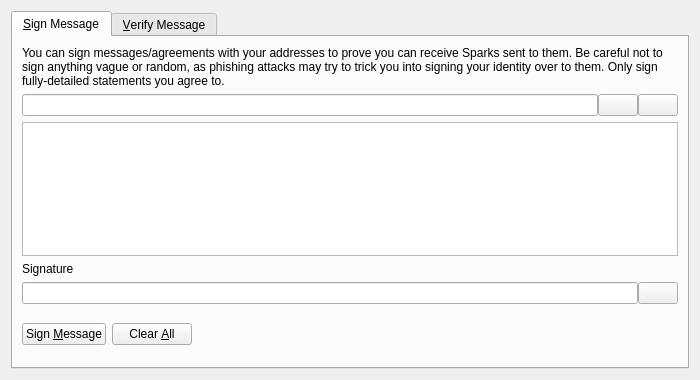
<?xml version="1.0" encoding="UTF-8"?>
<ui version="4.0">
 <class>SignVerifyMessageDialog</class>
 <widget class="QDialog" name="SignVerifyMessageDialog">
  <property name="geometry">
   <rect>
    <x>0</x>
    <y>0</y>
    <width>700</width>
    <height>380</height>
   </rect>
  </property>
  <property name="windowTitle">
   <string>Signatures - Sign / Verify a Message</string>
  </property>
  <property name="modal">
   <bool>true</bool>
  </property>
  <layout class="QVBoxLayout" name="verticalLayout">
   <item>
    <widget class="QTabWidget" name="tabWidget">
     <property name="currentIndex">
      <number>0</number>
     </property>
     <widget class="QWidget" name="tabSignMessage">
      <attribute name="title">
       <string>&amp;Sign Message</string>
      </attribute>
      <layout class="QVBoxLayout" name="verticalLayout_SM">
       <item>
        <widget class="QLabel" name="infoLabel_SM">
         <property name="text">
          <string>You can sign messages/agreements with your addresses to prove you can receive Sparks sent to them. Be careful not to sign anything vague or random, as phishing attacks may try to trick you into signing your identity over to them. Only sign fully-detailed statements you agree to.</string>
         </property>
         <property name="textFormat">
          <enum>Qt::PlainText</enum>
         </property>
         <property name="wordWrap">
          <bool>true</bool>
         </property>
        </widget>
       </item>
       <item>
        <layout class="QHBoxLayout" name="horizontalLayout_1_SM">
         <property name="spacing">
          <number>0</number>
         </property>
         <item>
          <widget class="QValidatedLineEdit" name="addressIn_SM">
           <property name="toolTip">
            <string>The Sparks address to sign the message with</string>
           </property>
          </widget>
         </item>
         <item>
          <widget class="QPushButton" name="addressBookButton_SM">
           <property name="toolTip">
            <string>Choose previously used address</string>
           </property>
           <property name="text">
            <string/>
           </property>
           <property name="shortcut">
            <string>Alt+A</string>
           </property>
           <property name="autoDefault">
            <bool>false</bool>
           </property>
          </widget>
         </item>
         <item>
          <widget class="QPushButton" name="pasteButton_SM">
           <property name="toolTip">
            <string>Paste address from clipboard</string>
           </property>
           <property name="text">
            <string/>
           </property>
           <property name="shortcut">
            <string>Alt+P</string>
           </property>
           <property name="autoDefault">
            <bool>false</bool>
           </property>
          </widget>
         </item>
        </layout>
       </item>
       <item>
        <widget class="QPlainTextEdit" name="messageIn_SM">
         <property name="toolTip">
          <string>Enter the message you want to sign here</string>
         </property>
        </widget>
       </item>
       <item>
        <widget class="QLabel" name="signatureLabel_SM">
         <property name="text">
          <string>Signature</string>
         </property>
         <property name="textFormat">
          <enum>Qt::PlainText</enum>
         </property>
        </widget>
       </item>
       <item>
        <layout class="QHBoxLayout" name="horizontalLayout_2_SM">
         <property name="spacing">
          <number>0</number>
         </property>
         <item>
          <widget class="QLineEdit" name="signatureOut_SM">
           <property name="font">
            <font>
             <italic>true</italic>
            </font>
           </property>
           <property name="readOnly">
            <bool>true</bool>
           </property>
          </widget>
         </item>
         <item>
          <widget class="QPushButton" name="copySignatureButton_SM">
           <property name="toolTip">
            <string>Copy the current signature to the system clipboard</string>
           </property>
           <property name="text">
            <string/>
           </property>
           <property name="autoDefault">
            <bool>false</bool>
           </property>
          </widget>
         </item>
        </layout>
       </item>
       <item>
        <layout class="QHBoxLayout" name="horizontalLayout_3_SM">
         <item>
          <widget class="QPushButton" name="signMessageButton_SM">
           <property name="toolTip">
            <string>Sign the message to prove you own this Sparks address</string>
           </property>
           <property name="text">
            <string>Sign &amp;Message</string>
           </property>
           <property name="autoDefault">
            <bool>false</bool>
           </property>
          </widget>
         </item>
         <item>
          <widget class="QPushButton" name="clearButton_SM">
           <property name="toolTip">
            <string>Reset all sign message fields</string>
           </property>
           <property name="text">
            <string>Clear &amp;All</string>
           </property>
           <property name="autoDefault">
            <bool>false</bool>
           </property>
          </widget>
         </item>
         <item>
          <spacer name="horizontalSpacer_1_SM">
           <property name="orientation">
            <enum>Qt::Horizontal</enum>
           </property>
           <property name="sizeHint" stdset="0">
            <size>
             <width>40</width>
             <height>48</height>
            </size>
           </property>
          </spacer>
         </item>
         <item>
          <widget class="QLabel" name="statusLabel_SM">
           <property name="font">
            <font>
             <weight>75</weight>
             <bold>true</bold>
            </font>
           </property>
           <property name="text">
            <string/>
           </property>
           <property name="wordWrap">
            <bool>true</bool>
           </property>
          </widget>
         </item>
         <item>
          <spacer name="horizontalSpacer_2_SM">
           <property name="orientation">
            <enum>Qt::Horizontal</enum>
           </property>
           <property name="sizeHint" stdset="0">
            <size>
             <width>40</width>
             <height>48</height>
            </size>
           </property>
          </spacer>
         </item>
        </layout>
       </item>
      </layout>
     </widget>
     <widget class="QWidget" name="tabVerifyMessage">
      <attribute name="title">
       <string>&amp;Verify Message</string>
      </attribute>
      <layout class="QVBoxLayout" name="verticalLayout_VM">
       <item>
        <widget class="QLabel" name="infoLabel_VM">
         <property name="text">
          <string>Enter the receiver's address, message (ensure you copy line breaks, spaces, tabs, etc. exactly) and signature below to verify the message. Be careful not to read more into the signature than what is in the signed message itself, to avoid being tricked by a man-in-the-middle attack. Note that this only proves the signing party receives with the address, it cannot prove sendership of any transaction!</string>
         </property>
         <property name="textFormat">
          <enum>Qt::PlainText</enum>
         </property>
         <property name="alignment">
          <set>Qt::AlignLeading|Qt::AlignLeft|Qt::AlignTop</set>
         </property>
         <property name="wordWrap">
          <bool>true</bool>
         </property>
        </widget>
       </item>
       <item>
        <layout class="QHBoxLayout" name="horizontalLayout_1_VM">
         <property name="spacing">
          <number>0</number>
         </property>
         <item>
          <widget class="QValidatedLineEdit" name="addressIn_VM">
           <property name="toolTip">
            <string>The Sparks address the message was signed with</string>
           </property>
          </widget>
         </item>
         <item>
          <widget class="QPushButton" name="addressBookButton_VM">
           <property name="toolTip">
            <string>Choose previously used address</string>
           </property>
           <property name="text">
            <string/>
           </property>
           <property name="shortcut">
            <string>Alt+A</string>
           </property>
           <property name="autoDefault">
            <bool>false</bool>
           </property>
          </widget>
         </item>
        </layout>
       </item>
       <item>
        <widget class="QPlainTextEdit" name="messageIn_VM"/>
       </item>
       <item>
        <widget class="QValidatedLineEdit" name="signatureIn_VM"/>
       </item>
       <item>
        <layout class="QHBoxLayout" name="horizontalLayout_2_VM">
         <item>
          <widget class="QPushButton" name="verifyMessageButton_VM">
           <property name="toolTip">
            <string>Verify the message to ensure it was signed with the specified Sparks address</string>
           </property>
           <property name="text">
            <string>Verify &amp;Message</string>
           </property>
           <property name="autoDefault">
            <bool>false</bool>
           </property>
          </widget>
         </item>
         <item>
          <widget class="QPushButton" name="clearButton_VM">
           <property name="toolTip">
            <string>Reset all verify message fields</string>
           </property>
           <property name="text">
            <string>Clear &amp;All</string>
           </property>
           <property name="autoDefault">
            <bool>false</bool>
           </property>
          </widget>
         </item>
         <item>
          <spacer name="horizontalSpacer_1_VM">
           <property name="orientation">
            <enum>Qt::Horizontal</enum>
           </property>
           <property name="sizeHint" stdset="0">
            <size>
             <width>40</width>
             <height>48</height>
            </size>
           </property>
          </spacer>
         </item>
         <item>
          <widget class="QLabel" name="statusLabel_VM">
           <property name="font">
            <font>
             <weight>75</weight>
             <bold>true</bold>
            </font>
           </property>
           <property name="text">
            <string/>
           </property>
           <property name="wordWrap">
            <bool>true</bool>
           </property>
          </widget>
         </item>
         <item>
          <spacer name="horizontalSpacer_2_VM">
           <property name="orientation">
            <enum>Qt::Horizontal</enum>
           </property>
           <property name="sizeHint" stdset="0">
            <size>
             <width>40</width>
             <height>48</height>
            </size>
           </property>
          </spacer>
         </item>
        </layout>
       </item>
      </layout>
     </widget>
    </widget>
   </item>
  </layout>
 </widget>
 <customwidgets>
  <customwidget>
   <class>QValidatedLineEdit</class>
   <extends>QLineEdit</extends>
   <header>qvalidatedlineedit.h</header>
  </customwidget>
 </customwidgets>
 <resources>
  <include location="../Sparks.qrc"/>
 </resources>
 <connections/>
</ui>
